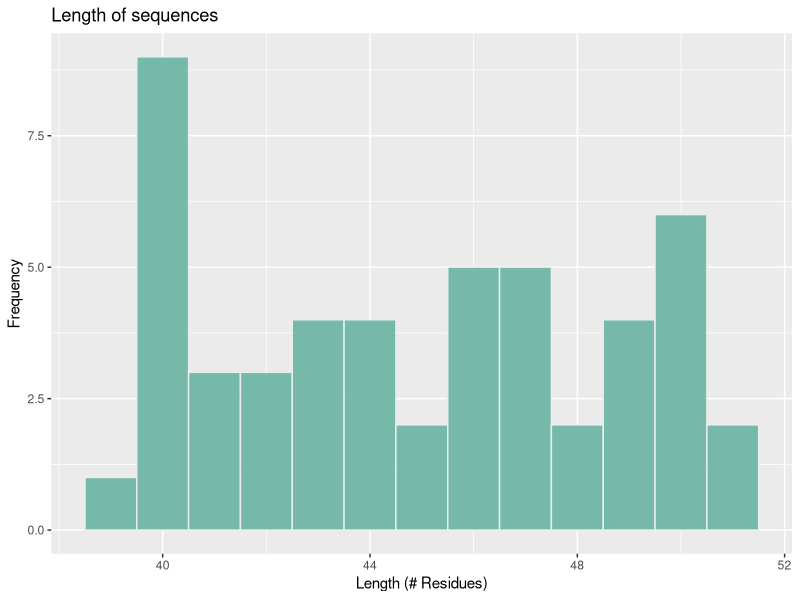
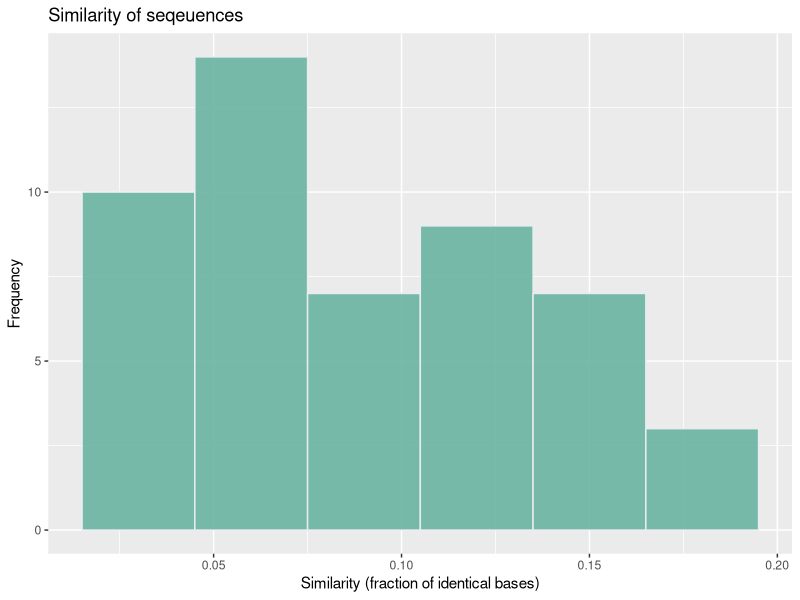
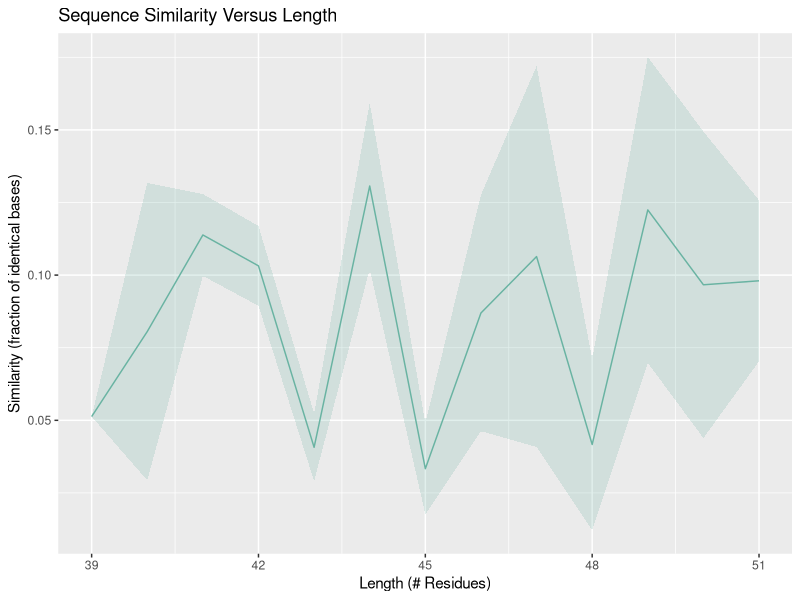
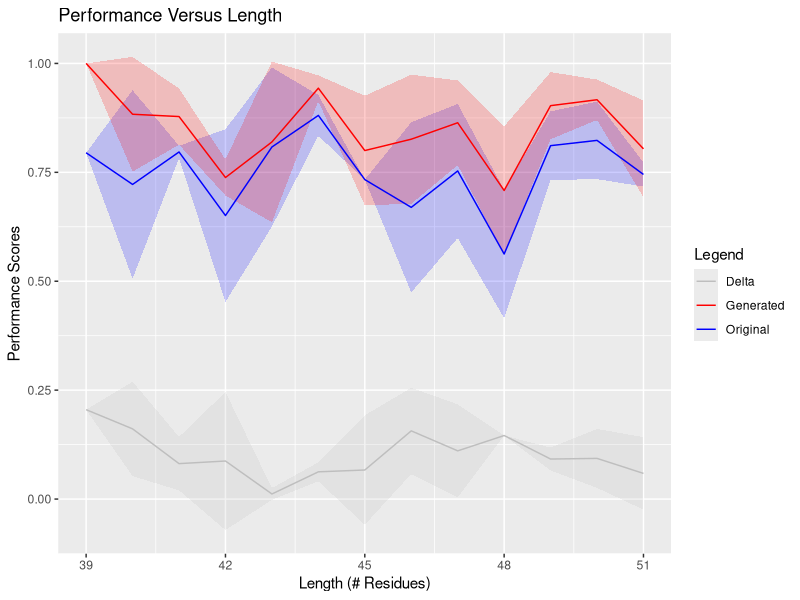
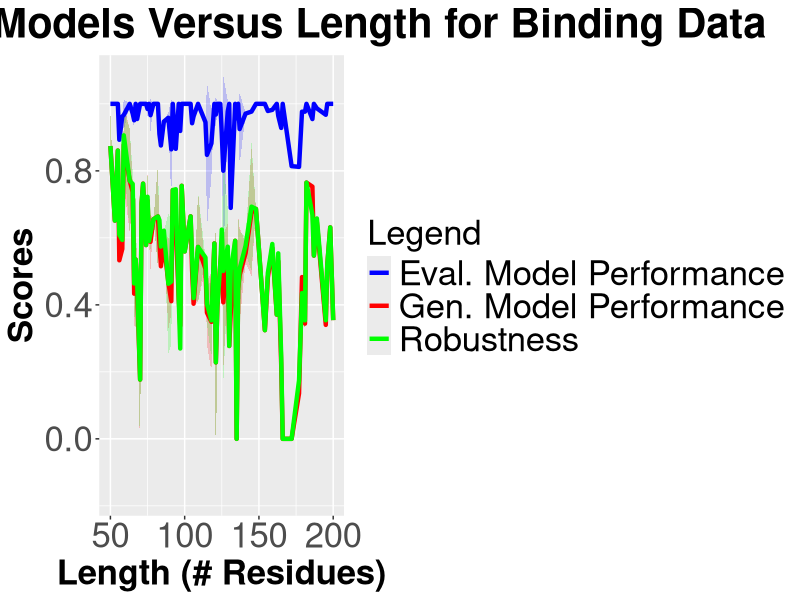
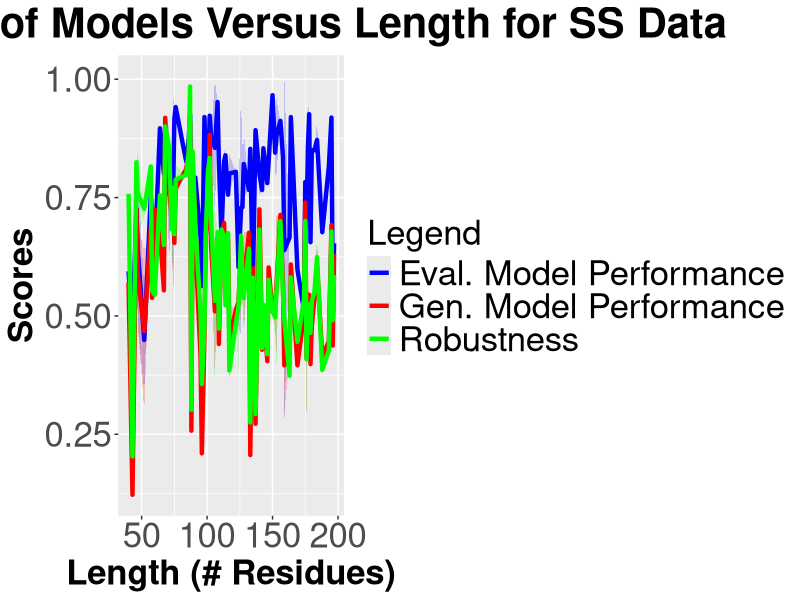
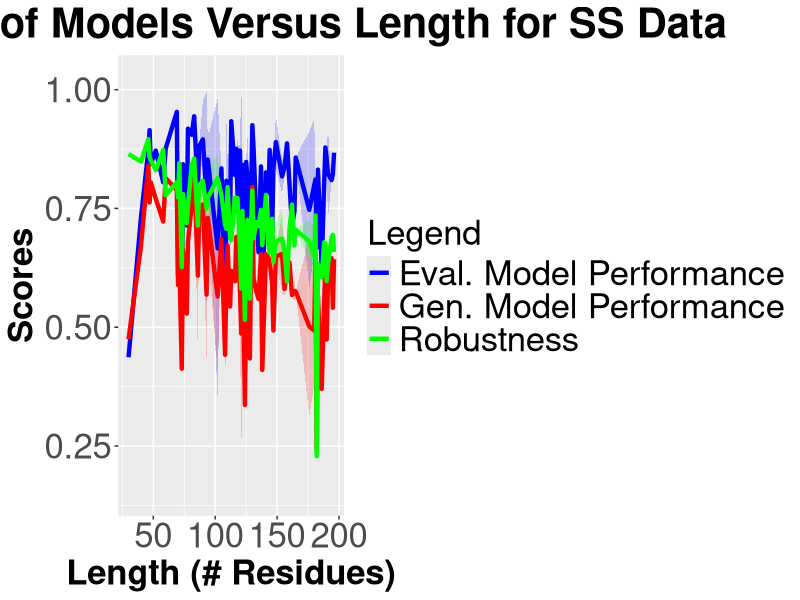
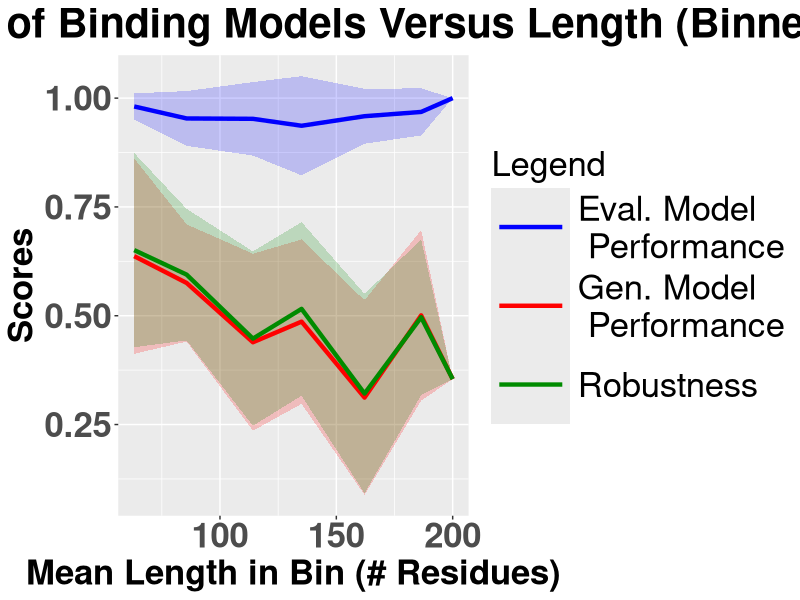

The R source for these figures, in order:
## ---- chunk 1
knitr::opts_chunk$set(echo = TRUE)
## ---- chunk 2
library(ggplot2)

# Define custom command for seqeuence similarity:
sequence_identity <- function(seq1, seq2) {
  sum(strsplit(seq1, "")[[1]] == strsplit(seq2, "")[[1]]) / nchar(seq1)
}


### Files and code are expected to be in the same directory. 

###########################################
# Load test data
###########################################
sequenceData <- read.csv("ss_generation_30.csv",row.names=1)
dataDF <-  data.frame(original = sequenceData[1:nrow(sequenceData),'original_seq'],generated = sequenceData[1:nrow(sequenceData),'designed_seq'], length = as.numeric(sequenceData[1:nrow(sequenceData),'length']),scoreO = as.numeric(sequenceData[1:nrow(sequenceData),'acc_original']),scoreG = as.numeric(sequenceData[1:nrow(sequenceData),'acc_generated']),deltaScore = as.numeric(sequenceData[1:nrow(sequenceData),'delta_acc']))
# Calculate similarity
dataDF$similarity <- mapply(sequence_identity, dataDF$original, dataDF$generated)

###########################################
# Load old solubility data
###########################################
solubilityData <- read.csv("solubility_generation_30.csv",row.names=1)

soldataDF <-  data.frame(original = solubilityData[1:nrow(solubilityData),'original_sequence'],generated = solubilityData[1:nrow(solubilityData),'designed_sequence'], length = as.numeric(solubilityData[1:nrow(solubilityData),'length']),pccO = as.numeric(solubilityData[1:nrow(solubilityData),'pcc_original']),pccG = as.numeric(solubilityData[1:nrow(solubilityData),'pcc_generated']),deltaPCC = as.numeric(solubilityData[1:nrow(solubilityData),'delta_pcc']))

soldataDF$similarity <- mapply(sequence_identity, soldataDF$original, soldataDF$generated)


###########################################
# Load DNA binding data
###########################################
DNABindingData <- read.csv("designed_sequences_binding_results.csv",row.names=1)

bindingDataDF <-  data.frame(original = DNABindingData[1:nrow(DNABindingData),'original_seq'],generated = DNABindingData[1:nrow(DNABindingData),'designed_seq'], length = as.numeric(DNABindingData[1:nrow(DNABindingData),'length']),evalModPerformance = as.numeric(DNABindingData[1:nrow(DNABindingData),'eval_model_performance']),genModPerformance = as.numeric(DNABindingData[1:nrow(DNABindingData),'generator_model_performance']),robustness = as.numeric(DNABindingData[1:nrow(DNABindingData),'robustness']))

bindingDataDF$similarity <- mapply(sequence_identity, bindingDataDF$original, bindingDataDF$generated)

###########################################
# Load ss data
###########################################
ssData <- read.csv("designed_sequences_ss.csv",row.names=1)

ssDataDF <-  data.frame(original = ssData[1:nrow(ssData),'original_seq'],generated = ssData[1:nrow(ssData),'designed_seq'], length = as.numeric(ssData[1:nrow(ssData),'length']),evalModPerformance = as.numeric(ssData[1:nrow(ssData),'eval_model_performance']),genModPerformance = as.numeric(ssData[1:nrow(ssData),'generator_model_performance']),robustness = as.numeric(ssData[1:nrow(ssData),'robustness']))

ssDataDF$similarity <- mapply(sequence_identity, ssDataDF$original, ssDataDF$generated)

###########################################
# Load new solubility data 
###########################################
solubilityData <- read.csv("designed_sequences_solubility_results.csv",row.names=1)

solubilityDataDF <-  data.frame(original = solubilityData[1:nrow(solubilityData),'original_sequence'],generated = solubilityData[1:nrow(solubilityData),'designed_sequence'], length = as.numeric(solubilityData[1:nrow(solubilityData),'length']),evalModPerformance = as.numeric(solubilityData[1:nrow(solubilityData),'eval_model_performance']),genModPerformance = as.numeric(solubilityData[1:nrow(solubilityData),'generator_model_performance']),robustness = as.numeric(solubilityData[1:nrow(solubilityData),'robustness']))

solubilityDataDF$similarity <- mapply(sequence_identity, solubilityDataDF$original, solubilityDataDF$generated)


## ---- chunk 3

# Set the bin width (needs to be wide enough to draw meaningful conclusions about the patterns in the data). The more protein sequences we have, and the more evenly spread out they are, the smaller our bin size can be.
bin_width <- 25


#######################
# Binding data
#######################
breaks <- seq(
  floor(min(bindingDataDF$length, na.rm = TRUE)),
  ceiling(max(bindingDataDF$length, na.rm = TRUE)) + bin_width,  # add one more bin to cover the top end
  by = bin_width
)
bindingDataDF$length_bin <- cut(
  bindingDataDF$length,
  breaks = breaks,
  include.lowest = TRUE,
  right = FALSE
)

#######################
# SS data
#######################
breaks <- seq(
  floor(min(ssDataDF$length, na.rm = TRUE)),
  ceiling(max(ssDataDF$length, na.rm = TRUE)) + bin_width,  # add one more bin to cover the top end
  by = bin_width
)
ssDataDF$length_bin <- cut(
  ssDataDF$length,
  breaks = breaks,
  include.lowest = TRUE,
  right = FALSE
)

#######################
# Solubility data
#######################

breaks <- seq(
  floor(min(solubilityDataDF$length, na.rm = TRUE)),
  ceiling(max(solubilityDataDF$length, na.rm = TRUE)) + bin_width,  # add one more bin to cover the top end
  by = bin_width
)
solubilityDataDF$length_bin <- cut(
  solubilityDataDF$length,
  breaks = breaks,
  include.lowest = TRUE,
  right = FALSE
)
## ---- chunk 4

###################################################################
# Histogram of lengths of sequences for test data
###################################################################
ggplot(data = dataDF, aes(x=length)) + 
  geom_histogram(binwidth = 1,fill="#69b3a2", color="#e9ecef", alpha=0.9) +
  labs(title = "Length of sequences",
       x = "Length (# Residues)",
       y = "Frequency")



###################################################################
# Histogram of sequence similarity for test data
###################################################################
ggplot(data = dataDF, aes(x=similarity)) + 
  geom_histogram(binwidth = 0.03,fill="#69b3a2", color="#e9ecef", alpha=0.9) +
  labs(title = "Similarity of seqeuences",
       x = "Similarity (fraction of identical bases)",
       y = "Frequency")


###################################################################
# Sequence similarity versus length for test data
###################################################################

dataSimilarity <- data.frame(length = numeric(0), similarity = numeric(0), stdSimilarity = numeric(0))
uniqueLengths <- unique(dataDF$length)

for (l in uniqueLengths) {
  filtered_df <- dataDF[dataDF$length == l, ]
  if (length(filtered_df$length) == 1){
  row <- data.frame(length = l, similarity = mean(filtered_df$similarity), stdSimilarity = 0)
  dataSimilarity <- rbind(dataSimilarity, row)
  }
  else {
  row <- data.frame(length = l, similarity = mean(filtered_df$similarity), stdSimilarity = sd(filtered_df$similarity))
  dataSimilarity <- rbind(dataSimilarity, row)
  }
}
dataSimilarity$sim_lower <- dataSimilarity$similarity - dataSimilarity$stdSimilarity
dataSimilarity$sim_upper <- dataSimilarity$similarity + dataSimilarity$stdSimilarity


ggplot(data = dataSimilarity, aes(x=length)) + 
  geom_ribbon(aes(ymin = sim_lower, ymax = sim_upper), fill = "#69b3a2", alpha = 0.2) +
  geom_line(aes(y=similarity), linetype = "solid",  color = "#69b3a2") +
  labs(title = "Sequence Similarity Versus Length",
       x = "Length (# Residues)",
       y = "Similarity (fraction of identical bases)")



###################################################################
# Accuracy (here called performance) versus length for test data
###################################################################
dataAvgOverLen <- data.frame(length = numeric(0), avgScoreO = numeric(0), avgScoreG = numeric(0), avgDeltaScore = numeric(0), stdScoreO = numeric(0), stdScoreG = numeric(0), stdDeltaScore = numeric(0))

uniqueLengths <- unique(dataDF$length)

for (l in uniqueLengths) {
  filtered_df <- dataDF[dataDF$length == l, ]
  if (length(filtered_df$length) == 1){
  row <- data.frame(length = l, avgScoreO = mean(filtered_df$scoreO), avgScoreG = mean(filtered_df$scoreG), avgDeltaScore = mean(filtered_df$deltaScore), stdScoreO = 0, stdScoreG = 0, stdDeltaScore = 0)
  dataAvgOverLen <- rbind(dataAvgOverLen, row)
  }
  else {
  row <- data.frame(length = l, avgScoreO = mean(filtered_df$scoreO), avgScoreG = mean(filtered_df$scoreG), avgDeltaScore = mean(filtered_df$deltaScore), stdScoreO = sd(filtered_df$scoreO), stdScoreG = sd(filtered_df$scoreG), stdDeltaScore = sd(filtered_df$deltaScore))
  dataAvgOverLen <- rbind(dataAvgOverLen, row)
  }
}

dataAvgOverLen$O_lower <- dataAvgOverLen$avgScoreO - dataAvgOverLen$stdScoreO
dataAvgOverLen$O_upper <- dataAvgOverLen$avgScoreO + dataAvgOverLen$stdScoreO
dataAvgOverLen$G_lower <- dataAvgOverLen$avgScoreG - dataAvgOverLen$stdScoreG
dataAvgOverLen$G_upper <- dataAvgOverLen$avgScoreG + dataAvgOverLen$stdScoreG
dataAvgOverLen$Delta_lower <- dataAvgOverLen$avgDeltaScore - dataAvgOverLen$stdDeltaScore
dataAvgOverLen$Delta_upper <- dataAvgOverLen$avgDeltaScore + dataAvgOverLen$stdDeltaScore

colors <- c("Original" = "blue", "Generated" = "red", "Delta" = "grey")
ggplot(data = dataAvgOverLen, aes(x=length)) + 
  geom_ribbon(aes(ymin = O_lower, ymax = O_upper), fill = "blue", alpha = 0.2) +
  geom_ribbon(aes(ymin = G_lower, ymax = G_upper), fill = "red", alpha = 0.2) +
  geom_ribbon(aes(ymin = Delta_lower, ymax = Delta_upper), fill = "grey", alpha = 0.2) +
  geom_line(aes(y=avgScoreO, color = "Original"), linetype = "solid") +
  geom_line(aes(y=avgScoreG, color = "Generated"), linetype = "solid") +
  geom_line(aes(y=avgDeltaScore, color = "Delta"), linetype = "solid") +
  labs(title = "Performance Versus Length",
       x = "Length (# Residues)",
       y = "Performance Scores",
       color = "Legend") +
  scale_color_manual(values = colors)


###################################################################
# Performance score versus length for binding data
###################################################################
# Note the performance score was determined for both the evaluation and generation models. A robustness score was also calculated. All of these are plotted. 


bindingOverLen <- data.frame(length = numeric(0), eval = numeric(0), gen = numeric(0), robustness = numeric(0), stdEval = numeric(0), stdGen = numeric(0), stdRobust = numeric(0))

# Bin data by each length (i.e. calculate the average and std score for each unique length)
uniqueLengths <- unique(bindingDataDF$length)
for (l in uniqueLengths) {
  filtered_df <- bindingDataDF[bindingDataDF$length == l, ]
  if (length(filtered_df$length) == 1){
  row <- data.frame(length = l, eval = mean(filtered_df$evalModPerformance), gen = mean(filtered_df$genModPerformance), robustness = mean(filtered_df$robustness), stdEval = 0, stdGen = 0, stdRobust = 0)
  bindingOverLen <- rbind(bindingOverLen, row)
  }
  else {
  row <- data.frame(length = l, eval = mean(filtered_df$evalModPerformance), gen = mean(filtered_df$genModPerformance), robustness = mean(filtered_df$robustness), stdEval = sd(filtered_df$evalModPerformance), stdGen = sd(filtered_df$genModPerformance), stdRobust = sd(filtered_df$robustness))
  bindingOverLen <- rbind(bindingOverLen, row)
  }
}

# Determine upper and lower bounds of data to draw shaded error bars
bindingOverLen$Eval_lower <- bindingOverLen$eval - bindingOverLen$stdEval
bindingOverLen$Eval_upper <- bindingOverLen$eval + bindingOverLen$stdEval
bindingOverLen$Gen_lower <- bindingOverLen$gen - bindingOverLen$stdGen
bindingOverLen$Gen_upper <- bindingOverLen$gen + bindingOverLen$stdGen
bindingOverLen$Robust_lower <- bindingOverLen$robustness - bindingOverLen$stdRobust
bindingOverLen$Robust_upper <- bindingOverLen$robustness + bindingOverLen$stdRobust


# Define color dictionary for legend
colors <- c("Eval. Model Performance" = "blue", "Gen. Model Performance" = "red", "Robustness" = "green")

# Plotting
binding_plot <- ggplot(data = bindingOverLen, aes(x=length)) + 
  # Shaded error bars are drawn first
  geom_ribbon(aes(ymin = Eval_lower, ymax = Eval_upper), fill = "blue", alpha = 0.2) +
  geom_ribbon(aes(ymin = Gen_lower, ymax = Gen_upper), fill = "red", alpha = 0.2) +
  geom_ribbon(aes(ymin = Robust_lower, ymax = Robust_upper), fill = "green", alpha = 0.2) +
  # Line plots of the average data
  geom_line(aes(y=eval, color = "Eval. Model Performance"), linetype = "solid", size = 1.5) +
  geom_line(aes(y=gen, color = "Gen. Model Performance"), linetype = "solid", size = 1.5) +
  geom_line(aes(y=robustness, color = "Robustness"), linetype = "solid", size = 1.5) +
  # Labels
  labs(title = "Performance of Models Versus Length for Binding Data",
       x = "Length (# Residues)",
       y = "Scores",
       color = "Legend") +
  # Legend
  scale_color_manual(values = colors) +
  # Formatting
  theme(
    axis.text.x = element_text(size = 25),       # X-axis tick labels
    axis.title.x = element_text(size = 25,face = "bold"),       # X-axis tick labels
    axis.text.y = element_text(size = 25,), # Y-axis tick labels
    axis.title.y = element_text(size = 25,face = "bold"), # Y-axis title
    plot.title = element_text(size = 30, hjust = 0.5, face = "bold"), # Plot title
    legend.text = element_text(size = 25),
    legend.title = element_text(size = 25)
  )

ggsave("binding_Performance_plot.png", plot = binding_plot, width = 30, height = 10, units = "in", dpi = 300)



###################################################################
# Performance score versus length for ss data
###################################################################
# The format of this section is identical to that of the binding dataset section

ssOverLen <- data.frame(length = numeric(0), eval = numeric(0), gen = numeric(0), robustness = numeric(0), stdEval = numeric(0), stdGen = numeric(0), stdRobust = numeric(0))

uniqueLengths <- unique(ssDataDF$length)
for (l in uniqueLengths) {
  filtered_df <- ssDataDF[ssDataDF$length == l, ]
  if (length(filtered_df$length) == 1){
  row <- data.frame(length = l, eval = mean(filtered_df$evalModPerformance), gen = mean(filtered_df$genModPerformance), robustness = mean(filtered_df$robustness), stdEval = 0, stdGen = 0, stdRobust = 0)
  ssOverLen <- rbind(ssOverLen, row)
  }
  else {
  row <- data.frame(length = l, eval = mean(filtered_df$evalModPerformance), gen = mean(filtered_df$genModPerformance), robustness = mean(filtered_df$robustness), stdEval = sd(filtered_df$evalModPerformance), stdGen = sd(filtered_df$genModPerformance), stdRobust = sd(filtered_df$robustness))
  ssOverLen <- rbind(ssOverLen, row)
  }
}
ssOverLen$Eval_lower <- ssOverLen$eval - ssOverLen$stdEval
ssOverLen$Eval_upper <- ssOverLen$eval + ssOverLen$stdEval
ssOverLen$Gen_lower <- ssOverLen$gen - ssOverLen$stdGen
ssOverLen$Gen_upper <- ssOverLen$gen + ssOverLen$stdGen
ssOverLen$Robust_lower <- ssOverLen$robustness - ssOverLen$stdRobust
ssOverLen$Robust_upper <- ssOverLen$robustness + ssOverLen$stdRobust

colors <- c("Eval. Model Performance" = "blue", "Gen. Model Performance" = "red", "Robustness" = "green")
ss_plot <- ggplot(data = ssOverLen, aes(x=length)) + 
  geom_ribbon(aes(ymin = Eval_lower, ymax = Eval_upper), fill = "blue", alpha = 0.2) +
  geom_ribbon(aes(ymin = Gen_lower, ymax = Gen_upper), fill = "red", alpha = 0.2) +
  geom_ribbon(aes(ymin = Robust_lower, ymax = Robust_upper), fill = "green", alpha = 0.2) +
  geom_line(aes(y=eval, color = "Eval. Model Performance"), linetype = "solid", size = 1.5) +
  geom_line(aes(y=gen, color = "Gen. Model Performance"), linetype = "solid", size = 1.5) +
  geom_line(aes(y=robustness, color = "Robustness"), linetype = "solid", size = 1.5) +
  labs(title = "Performance of Models Versus Length for SS Data",
       x = "Length (# Residues)",
       y = "Scores",
       color = "Legend") +
  scale_color_manual(values = colors) +
  theme(
    axis.text.x = element_text(size = 25),       # X-axis tick labels
    axis.title.x = element_text(size = 25,face = "bold"),       # X-axis tick labels
    axis.text.y = element_text(size = 25,), # Y-axis tick labels
    axis.title.y = element_text(size = 25,face = "bold"), # Y-axis title
    plot.title = element_text(size = 30, hjust = 0.5, face = "bold"), # Plot title
    legend.text = element_text(size = 25),
    legend.title = element_text(size = 25)
  )

ggsave("ss_Performance_plot.png", plot = ss_plot, width = 30, height = 10, units = "in", dpi = 300)



###################################################################
# Evaluation score versus length for solubility data
###################################################################
# The format of this section is identical to that of the binding dataset section

solubilityOverLen <- data.frame(length = numeric(0), eval = numeric(0), gen = numeric(0), robustness = numeric(0), stdEval = numeric(0), stdGen = numeric(0), stdRobust = numeric(0))

uniqueLengths <- unique(solubilityDataDF$length)
for (l in uniqueLengths) {
  filtered_df <- solubilityDataDF[solubilityDataDF$length == l, ]
  if (length(filtered_df$length) == 1){
  row <- data.frame(length = l, eval = mean(filtered_df$evalModPerformance), gen = mean(filtered_df$genModPerformance), robustness = mean(filtered_df$robustness), stdEval = 0, stdGen = 0, stdRobust = 0)
  solubilityOverLen <- rbind(solubilityOverLen, row)
  }
  else {
  row <- data.frame(length = l, eval = mean(filtered_df$evalModPerformance), gen = mean(filtered_df$genModPerformance), robustness = mean(filtered_df$robustness), stdEval = sd(filtered_df$evalModPerformance), stdGen = sd(filtered_df$genModPerformance), stdRobust = sd(filtered_df$robustness))
  solubilityOverLen <- rbind(solubilityOverLen, row)
  }
}
solubilityOverLen$Eval_lower <- solubilityOverLen$eval - solubilityOverLen$stdEval
solubilityOverLen$Eval_upper <- solubilityOverLen$eval + solubilityOverLen$stdEval
solubilityOverLen$Gen_lower <- solubilityOverLen$gen - solubilityOverLen$stdGen
solubilityOverLen$Gen_upper <- solubilityOverLen$gen + solubilityOverLen$stdGen
solubilityOverLen$Robust_lower <- solubilityOverLen$robustness - solubilityOverLen$stdRobust
solubilityOverLen$Robust_upper <- solubilityOverLen$robustness + solubilityOverLen$stdRobust

colors <- c("Eval. Model Performance" = "blue", "Gen. Model Performance" = "red", "Robustness" = "green")
ss_plot <- ggplot(data = solubilityOverLen, aes(x=length)) + 
  geom_ribbon(aes(ymin = Eval_lower, ymax = Eval_upper), fill = "blue", alpha = 0.2) +
  geom_ribbon(aes(ymin = Gen_lower, ymax = Gen_upper), fill = "red", alpha = 0.2) +
  geom_ribbon(aes(ymin = Robust_lower, ymax = Robust_upper), fill = "green", alpha = 0.2) +
  geom_line(aes(y=eval, color = "Eval. Model Performance"), linetype = "solid", size = 1.5) +
  geom_line(aes(y=gen, color = "Gen. Model Performance"), linetype = "solid", size = 1.5) +
  geom_line(aes(y=robustness, color = "Robustness"), linetype = "solid", size = 1.5) +
  labs(title = "Performance of Models Versus Length for SS Data",
       x = "Length (# Residues)",
       y = "Scores",
       color = "Legend") +
  scale_color_manual(values = colors) +
  theme(
    axis.text.x = element_text(size = 25),       # X-axis tick labels
    axis.title.x = element_text(size = 25,face = "bold"),       # X-axis tick labels
    axis.text.y = element_text(size = 25,), # Y-axis tick labels
    axis.title.y = element_text(size = 25,face = "bold"), # Y-axis title
    plot.title = element_text(size = 30, hjust = 0.5, face = "bold"), # Plot title
    legend.text = element_text(size = 25),
    legend.title = element_text(size = 25)
  )

ggsave("solubility_Performance_plot.png", plot = ss_plot, width = 30, height = 10, units = "in", dpi = 300)



## ---- chunk 5
library(dplyr)
###############################################
# Binding data
###############################################
# In this section we are calculating the means and standard deviations of the performance data in each length bin.
bindingOverLen <- bindingDataDF %>%
group_by(length_bin) %>%
  summarise(
    length_mean = mean(length),  # average length in the bin
    eval = mean(evalModPerformance), # average evaluation model performance in the bin
    gen = mean(genModPerformance), # average generation model performance in the bin
    robustness_mean = mean(robustness, na.rm = TRUE), # average robustness in the bin
    stdEval = ifelse(n() > 1, sd(evalModPerformance, na.rm = TRUE), 0), # standard deviation of evaluation model performance in the bin
    stdGen = ifelse(n() > 1, sd(genModPerformance, na.rm = TRUE), 0), # standard deviation of generation model performance in the bin
    stdRobust = ifelse(n() > 1, sd(robustness, na.rm = TRUE), 0) # standard deviation of robustness in the bin
) %>%
  rename(robustness = robustness_mean) %>%
  ungroup()

# Here, we are calculating the lower and upper bounds of the data in each bin. This will be used to make a shaded error bar. 
bindingOverLen <- bindingOverLen %>%
  mutate(
    Eval_lower = eval - stdEval,
    Eval_upper = eval + stdEval,
    Gen_lower = gen - stdGen,
    Gen_upper = gen + stdGen,
    Robust_lower = robustness - stdRobust,
    Robust_upper = robustness + stdRobust
  )

# Color dictionary for the legends
colors <- c(
  "Eval. Model \n Performance" = "blue",
  "Gen. Model \n Performance" = "red",
  "Robustness" = "green4"
)

# Plotting all data
binding_plot <- ggplot(data = bindingOverLen, aes(x = length_mean)) +
  # Shaded error bars drawn first
  geom_ribbon(aes(ymin = Eval_lower, ymax = Eval_upper), fill = "blue", alpha = 0.2) +
  geom_ribbon(aes(ymin = Gen_lower, ymax = Gen_upper), fill = "red", alpha = 0.2) +
  geom_ribbon(aes(ymin = Robust_lower, ymax = Robust_upper), fill = "green4", alpha = 0.2) +
  # Line plots of mean data
  geom_line(aes(y = eval, color = "Eval. Model \n Performance"), size = 1.5) +
  geom_line(aes(y = gen, color = "Gen. Model \n Performance"), size = 1.5) +
  geom_line(aes(y = robustness, color = "Robustness"), size = 1.5) +
  # Labels
  labs(
    title = "Performance of Binding Models Versus Length (Binned)",
    x = "Mean Length in Bin (# Residues)",
    y = "Scores",
    color = "Legend"
  ) +
  # Legend
  scale_color_manual(values = colors) +
  # Formatting
  theme(
    axis.text.x = element_text(size = 25, face = "bold"),
    axis.title.x = element_text(size = 25, face = "bold"),
    axis.text.y = element_text(size = 25, face = "bold"),
    axis.title.y = element_text(size = 25, face = "bold"),
    plot.title = element_text(size = 30, hjust = 0.5, face = "bold"),
    legend.text = element_text(size = 25),
    legend.title = element_text(size = 25),
    legend.key.size = unit(2, "cm")
  )

# Save the figure
ggsave("binding_Performance_Binned_plot.png", plot = binding_plot, width = 30, height = 10, units = "in", dpi = 300)

# ###############################################
# # SS data
# ###############################################
# This section and the next both follow the same structure as above.

ssOverLen <- ssDataDF %>%
  group_by(length_bin) %>%
  summarise(
    length_mean = mean(length),  # average of lengths in the bin
    eval = mean(evalModPerformance),
    gen = mean(genModPerformance),
    robustness_mean = mean(robustness, na.rm = TRUE),
    stdEval = ifelse(n() > 1, sd(evalModPerformance, na.rm = TRUE), 0),
    stdGen = ifelse(n() > 1, sd(genModPerformance, na.rm = TRUE), 0),
    stdRobust = ifelse(n() > 1, sd(robustness, na.rm = TRUE), 0)
) %>%
  rename(robustness = robustness_mean) %>%
  ungroup()

ssOverLen <- ssOverLen %>%
  mutate(
    Eval_lower = eval - stdEval,
    Eval_upper = eval + stdEval,
    Gen_lower = gen - stdGen,
    Gen_upper = gen + stdGen,
    Robust_lower = robustness - stdRobust,
    Robust_upper = robustness + stdRobust
  )

colors <- c(
  "Eval. Model \n Performance" = "blue",
  "Gen. Model \n Performance" = "red",
  "Robustness" = "green4"
)


ss_plot <- ggplot(data = ssOverLen, aes(x = length_mean)) +
  geom_ribbon(aes(ymin = Eval_lower, ymax = Eval_upper), fill = "blue", alpha = 0.2) +
  geom_ribbon(aes(ymin = Gen_lower, ymax = Gen_upper), fill = "red", alpha = 0.2) +
  geom_ribbon(aes(ymin = Robust_lower, ymax = Robust_upper), fill = "green4", alpha = 0.2) +
  geom_line(aes(y = eval, color = "Eval. Model \n Performance"), size = 1.5) +
  geom_line(aes(y = gen, color = "Gen. Model \n Performance"), size = 1.5) +
  geom_line(aes(y = robustness, color = "Robustness"), size = 1.5) +
  labs(
    title = "Performance of SS Models Versus Length (Binned)",
    x = "Mean Length in Bin (# Residues)",
    y = "Scores",
    color = "Legend"
  ) +
  scale_color_manual(values = colors) +
  theme(
    axis.text.x = element_text(size = 25, face = "bold"),
    axis.title.x = element_text(size = 25, face = "bold"),
    axis.text.y = element_text(size = 25, face = "bold"),
    axis.title.y = element_text(size = 25, face = "bold"),
    plot.title = element_text(size = 30, hjust = 0.5, face = "bold"),
    legend.text = element_text(size = 25),
    legend.title = element_text(size = 25),
    legend.key.size = unit(2, "cm")
  )

ggsave("ss_Performance_Binned_plot.png", plot = ss_plot, width = 30, height = 10, units = "in", dpi = 300)

# ###############################################
# # Solubility data
# ###############################################


solubilityOverLen <- solubilityDataDF %>%
  group_by(length_bin) %>%
  summarise(
    length_mean = mean(length),  # average of lengths in the bin
    eval = mean(evalModPerformance),
    gen = mean(genModPerformance),
    robustness_mean = mean(robustness, na.rm = TRUE),
    stdEval = ifelse(n() > 1, sd(evalModPerformance, na.rm = TRUE), 0),
    stdGen = ifelse(n() > 1, sd(genModPerformance, na.rm = TRUE), 0),
    stdRobust = ifelse(n() > 1, sd(robustness, na.rm = TRUE), 0)
) %>%
  rename(robustness = robustness_mean) %>%
  ungroup()

solubilityOverLen <- solubilityOverLen %>%
  mutate(
    Eval_lower = eval - stdEval,
    Eval_upper = eval + stdEval,
    Gen_lower = gen - stdGen,
    Gen_upper = gen + stdGen,
    Robust_lower = robustness - stdRobust,
    Robust_upper = robustness + stdRobust
  )

colors <- c(
  "Eval. Model \n Performance" = "blue",
  "Gen. Model \n Performance" = "red",
  "Robustness" = "green4"
)

solubility_plot <- ggplot(data = solubilityOverLen, aes(x = length_mean)) +
  geom_ribbon(aes(ymin = Eval_lower, ymax = Eval_upper), fill = "blue", alpha = 0.2) +
  geom_ribbon(aes(ymin = Gen_lower, ymax = Gen_upper), fill = "red", alpha = 0.2) +
  geom_ribbon(aes(ymin = Robust_lower, ymax = Robust_upper), fill = "green4", alpha = 0.2) +
  geom_line(aes(y = eval, color = "Eval. Model \n Performance"), size = 1.5) +
  geom_line(aes(y = gen, color = "Gen. Model \n Performance"), size = 1.5) +
  geom_line(aes(y = robustness, color = "Robustness"), size = 1.5) +
  labs(
    title = "Performance of Solubility Models Versus Length (Binned)",
    x = "Mean Length in Bin (# Residues)",
    y = "Scores",
    color = "Legend"
  ) +
  scale_color_manual(values = colors) +
  theme(
    axis.text.x = element_text(size = 25, face = "bold"),
    axis.title.x = element_text(size = 25, face = "bold"),
    axis.text.y = element_text(size = 25, face = "bold"),
    axis.title.y = element_text(size = 25, face = "bold"),
    plot.title = element_text(size = 30, hjust = 0.5, face = "bold"),
    legend.text = element_text(size = 25),
    legend.title = element_text(size = 25),
    legend.key.size = unit(2, "cm")
  )

ggsave("solubility_Performance_Binned_plot.png", plot = solubility_plot, width = 30, height = 10, units = "in", dpi = 300)

